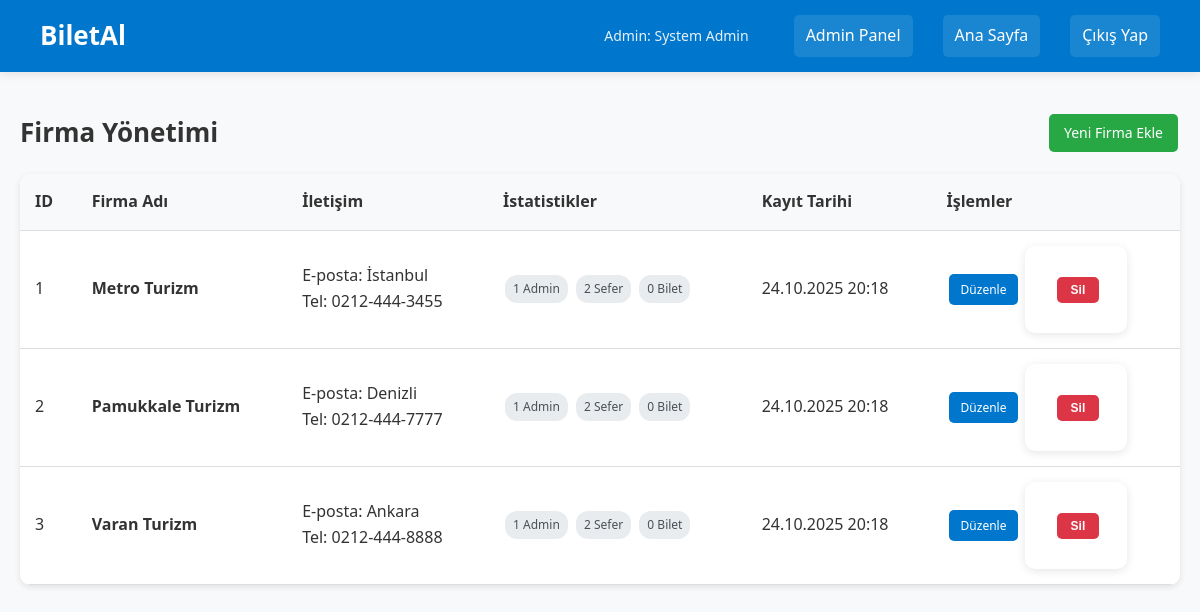
Screenshot of /admin/manage_companies.php (signed in) with the database file from the repository.
### tables this page shows
CREATE TABLE companies (
    id INTEGER PRIMARY KEY AUTOINCREMENT,
    name TEXT NOT NULL,
    address TEXT,
    phone TEXT,
    created_at TIMESTAMP DEFAULT CURRENT_TIMESTAMP
);

### admin/manage_companies.php (the view, shortened to what this page needs)
<?php
require '../config.php';
try {
    $stmt = $db->prepare("
        SELECT c.*,
               COUNT(DISTINCT u.id) as admin_count,
               COUNT(DISTINCT t.id) as trip_count,
               COUNT(DISTINCT tk.id) as ticket_count
        FROM companies c
        LEFT JOIN users u ON c.id = u.company_id AND u.role = 'company'
        LEFT JOIN trips t ON c.id = t.company_id
        LEFT JOIN tickets tk ON t.id = tk.trip_id AND tk.status = 'active'
        GROUP BY c.id
        ORDER BY c.created_at DESC
    ");
    $stmt->execute();
    $companies = $stmt->fetchAll();
} catch (Exception $e) {
    $error_message = "Firmalar yüklenirken hata oluştu: " . $e->getMessage();
    $companies = [];
}
?>
<!DOCTYPE html>
<html lang="tr">
<head>
    <link rel="stylesheet" href="../style.css">
</head>
<body>
<header>
    <h1><a href="../index.php"> BiletAl</a></h1>
    <div class="nav-buttons">
        <span class="user-welcome"> Admin: <?= htmlspecialchars($_SESSION['full_name'] ?? $_SESSION['email']) ?></span>
        <a href="admin_panel.php"> Admin Panel</a>
        <a href="../index.php"> Ana Sayfa</a>
        <a href="../logout.php">Çıkış Yap</a>
    </div>
</header>
<div class="admin-container">
    <div class="action-bar">
        <h1> Firma Yönetimi</h1>
        <a href="add_company.php" class="btn btn-success">Yeni Firma Ekle</a>
    </div>
    <div class="companies-table">
        <table class="table">
            <thead>
                <tr>
                    <th>ID</th>
                    <th>Firma Adı</th>
                    <th>İletişim</th>
                    <th>İstatistikler</th>
                    <th>Kayıt Tarihi</th>
                    <th>İşlemler</th>
                </tr>
            </thead>
            <tbody>
                <?php if (empty($companies)): ?>
                    <tr>
                        <td colspan="6" style="text-align: center; padding: 40px;">
                            Henüz firma kaydı bulunmuyor.
                        </td>
                    </tr>
                <?php else: ?>
                    <?php foreach ($companies as $company): ?>
                        <tr>
                            <td><?= $company['id'] ?></td>
                            <td>
                                <strong><?= htmlspecialchars($company['name']) ?></strong>
                            </td>
                            <td>
                                E-posta: <?= htmlspecialchars($company['address'] ?? 'Belirtilmemis') ?><br>
                                Tel: <?= htmlspecialchars($company['phone'] ?? 'Belirtilmemis') ?>
                            </td>
                            <td>
                                <span class="stats-badge"> <?= $company['admin_count'] ?> Admin</span>
                                <span class="stats-badge"> <?= $company['trip_count'] ?> Sefer</span>
                                <span class="stats-badge"> <?= $company['ticket_count'] ?> Bilet</span>
                            </td>
                            <td><?= date('d.m.Y H:i', strtotime($company['created_at'])) ?></td>
                            <td>
                                <a href="edit_company.php?id=<?= $company['id'] ?>" class="btn btn-small btn-warning">Düzenle</a>
                                <form method="POST" onsubmit="return confirm('Bu firmayi silmek istediginizden emin misiniz? Tum seferler iptal edilecek!')" style="display: inline-block;">
                                    <button type="submit" name="delete_company" class="btn btn-small btn-danger">Sil</button>
                                </form>
                            </td>
                        </tr>
                    <?php endforeach; ?>
                <?php endif; ?>
            </tbody>
        </table>
    </div>
</div>
</body>
</html>

### style.css (style rules this page uses)
* { margin: 0; padding: 0; box-sizing: border-box; }
body { font-family: 'Segoe UI', Tahoma, Geneva, Verdana, sans-serif; background-color: #f8f9fa; line-height: 1.6; color: #333; }
header { background: linear-gradient(135deg, #0077cc, #005fa3); padding: 15px 40px; display: flex; justify-content: space-between; align-items: center; color: white; box-shadow: 0 2px 10px rgba(0,0,0,0.1); }
header h1 { margin: 0; font-size: 26px; }
header h1 a { color: inherit; text-decoration: none; transition: opacity 0.3s; }
.nav-buttons { display: flex; align-items: center; gap: 15px; }
.nav-buttons a { color: white; text-decoration: none; padding: 8px 15px; border-radius: 5px; background: rgba(255,255,255,0.1); transition: background 0.3s; }
.user-welcome { font-size: 14px; opacity: 0.9; }
form { background: white; padding: 30px; border-radius: 10px; box-shadow: 0 2px 10px rgba(0,0,0,0.1); margin-bottom: 20px; }
form input, form select, form textarea, form button { width: 100%; padding: 12px; margin: 8px 0; border: 2px solid #ddd; border-radius: 5px; font-size: 16px; }
form button { background: #0077cc; color: white; border: none; cursor: pointer; font-weight: bold; transition: background 0.3s; }
.btn { display: inline-block; padding: 10px 20px; background: #0077cc; color: white; text-decoration: none; border-radius: 5px; border: none; cursor: pointer; font-size: 14px; transition: background 0.3s; }
.btn-success { background: #28a745; }
.btn-danger { background: #dc3545; }
.btn-warning { background: #ffc107; color: #212529; }
table { width: 100%; border-collapse: collapse; background: white; border-radius: 10px; overflow: hidden; box-shadow: 0 2px 10px rgba(0,0,0,0.1); }
table th, table td { padding: 12px; text-align: left; border-bottom: 1px solid #ddd; }
table th { background: #f8f9fa; font-weight: bold; color: #333; }
.admin-container, .admin-dashboard { max-width: 1200px; margin: 20px auto; padding: 20px; }
.companies-table { background: white; border-radius: 10px; overflow: hidden; box-shadow: 0 2px 10px rgba(0,0,0,0.1); margin-top: 20px; }
.companies-table table { width: 100%; border-collapse: collapse; }
.companies-table th, .companies-table td { padding: 12px 15px; text-align: left; border-bottom: 1px solid #ddd; }
.companies-table th { background: #f8f9fa; font-weight: bold; color: #333; }
.stats-badge { display: inline-block; background: #e9ecef; color: #495057; padding: 3px 8px; border-radius: 12px; font-size: 12px; margin: 2px; }
.btn-small { padding: 4px 8px; font-size: 12px; margin: 1px; }
.table tbody td:last-child { white-space: nowrap; }
.table tbody td:last-child form { display: inline-block; margin: 0; }
.table tbody td:last-child .btn { padding: 6px 12px; font-size: 12px; margin: 0 2px; }
.admin-container .btn { display: inline-block; padding: 8px 15px; margin: 2px; background: #0077cc; color: white; text-decoration: none; border-radius: 5px; border: none; cursor: pointer; font-size: 14px; transition: background 0.3s; }
.admin-container .btn-success { background: #28a745; }
.admin-container .btn-danger { background: #dc3545; }

### rows the page displays
companies: id "1", name "Metro Turizm", address "İstanbul", phone "0212-444-3455", admin_count "1", trip_count "2", ticket_count "0", created_at "24.10.2025 20:18"
companies: id "2", name "Pamukkale Turizm", address "Denizli", phone "0212-444-7777", admin_count "1", trip_count "2", ticket_count "0", created_at "24.10.2025 20:18"
companies: id "3", name "Varan Turizm", address "Ankara", phone "0212-444-8888", admin_count "1", trip_count "2", ticket_count "0", created_at "24.10.2025 20:18"

### other values shown
$_SESSION['full_name'] "System Admin"
